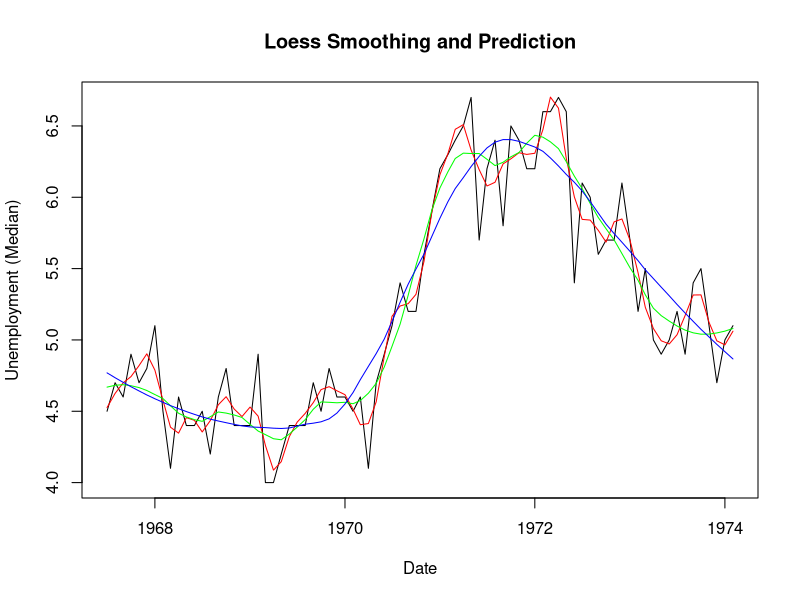
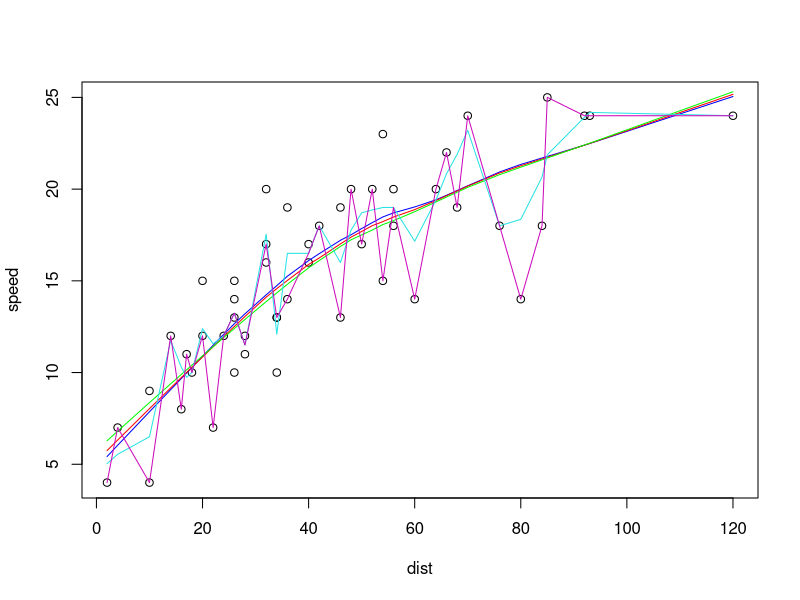

These figures' R source, in order:
# Apr.20th
# In class
# LOESS Exaplme from:
# http://r-statistics.co/Loess-Regression-With-R.html
data(economics, package="ggplot2") # load data
economics$index <- 1:nrow(economics) # create index variable
economics <- economics[1:80, ] # retail 80rows for better graphical understanding 
loessMod10 <- loess(uempmed ~ index, data=economics, span=0.10) # 10% smoothing span 
loessMod25 <- loess(uempmed ~ index, data=economics, span=0.25) # 25% smoothing span 
loessMod50 <- loess(uempmed ~ index, data=economics, span=0.50) # 50% smoothing span
# Predict Loess
smoothed10 <- predict(loessMod10)
smoothed25 <- predict(loessMod25)
smoothed50 <- predict(loessMod50)
# From above plot, you would notice that as the span increases, the smoothing of the curve also increases.
# Code for Plot
# Plot it
plot(economics$uempmed, x=economics$date, type="l", main="Loess Smoothing and Prediction", xlab="Date", ylab="Unemployment (Median)")
lines(smoothed10, x=economics$date, col="red") 
lines(smoothed25, x=economics$date, col="green") 
lines(smoothed50, x=economics$date, col="blue")






# Car dataset
# Fitting a curve to the data
# Local regression or local polynomial regression, also known as moving regression is a generalization
# of moving average and polynomial regression. It is one of the most common methods,
# initially developed for scatterplot smoothing, are LOESS (locally estimated scatterplot smoothing) and
# LOWESS (locally weighted scatterplot smoothing), 
# LOWESS example using the Cars dataset 
data("cars")
str(cars) # we see 50 observation and 2 variables 
# now we create a plot, speed Vs distance 
plot(speed ~ dist, data = cars)
# When we look at the plot, we see that there is a positive relationship between these two variables
# Now we will use the lowess() function lowess(cars$speed ~ cars$dist)
# Now we will use the lowess() function along with the line() function
# to draw the lines
lines(lowess(cars$speed ~ cars$dist, f=2/3), col="blue")
# here the f value is the the smoother span, f= 2/3 = 0.666 
# the default value for smoother span is 0.666 in RStudio.
#This gives the proportion of points in the plot which influence the smooth at each value.
# Larger values give more smoothness.
# Change the "f" value and observe the shape of the line.
# lines(lowess(cars$speed ~ cars$dist, f=0.75), col="gray") # f = 0.75 
lines(lowess(cars$speed ~ cars$dist, f=0.8), col="red") # f = 0.8 
lines(lowess(cars$speed ~ cars$dist, f=0.9), col="green") # f = 0.9 
lines(lowess(cars$speed ~ cars$dist, f=0.1), col= 5) # f = 0.1 
lines(lowess(cars$speed ~ cars$dist, f=0.01), col= 6) # f = 0.01
# Observe that, when we try to have a very lower values for "f", in this example, it will try to overfit points.






# Iris data
# Linear Discriminant Analysis Example using Iris dataset.
# In order to use the lda() function, you need to have the MASS library.
# Multiclass Classification
library(MASS)
names(iris)
dim(iris) # check the dimensions of the iris dataset, you will see 150 rows and 5 columns
head(iris)
data(iris)
# Creating the training dataset using the Random sampling using the sample() function
# we will allocate half of the dataset to train the model that we are planning to build.
# setting the seed value
set.seed(555)
Train <- sample(1:nrow(iris), nrow(iris)/2) 
iris_Train <- iris[Train,] 
# Traning dataset irist_Test <- iris[-Train,] # Testing dataset
# Read the lda() function documentation on RStudio
help(lda)
# now we will use the lda() function to fit the model
fit1 <- lda(Species ~ Sepal.Length + Sepal.Width + Petal.Length + Petal.Width, data = iris_Train)
# We will use the predict() function to conduct the prediction based on the fit1 model we built
# with the Testing dataset 
predict1 <- predict(fit1, iris_Train) 
predict1_class <- predict1$class
# generating the confusion matrix using the table() function 
table1 <- table(predict1_class, iris_Train$Species)
table1
# Calculating the Accuracy of the prediction 
sum(diag(table1))/sum(table1)

